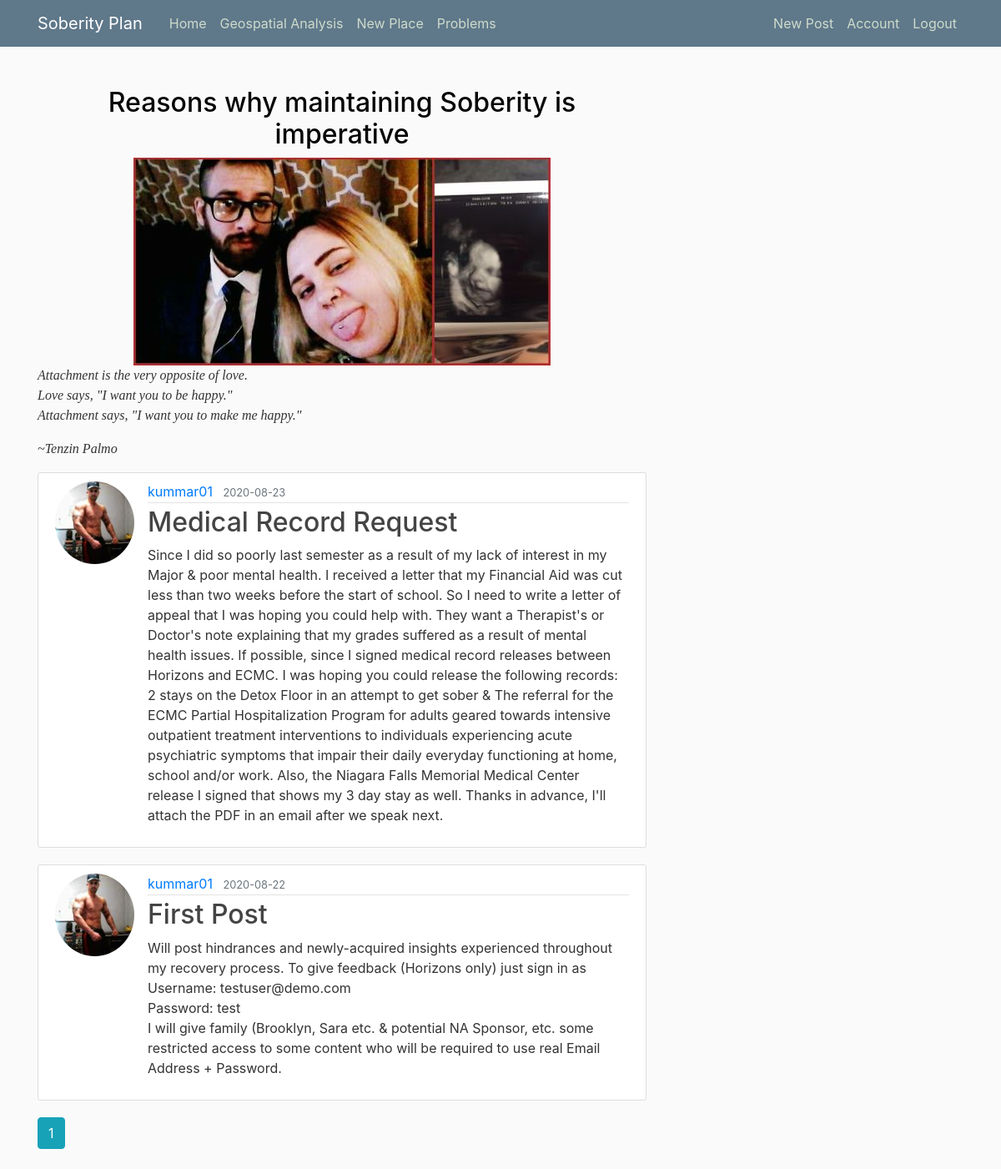
Screenshot of /home (signed in) with the database file from the repository.
### flaskblog/models.py (models this page shows, shortened)
class Post(db.Model):
    id = db.Column(db.Integer, primary_key=True)
    title = db.Column(db.String(100), nullable=False)
    date_posted = db.Column(db.DateTime, nullable=False, default=datetime.utcnow)
    content = db.Column(db.Text, nullable=False)
    user_id = db.Column(db.Integer, db.ForeignKey('user.id'), nullable=False)

class User(db.Model, UserMixin):
    id = db.Column(db.Integer, primary_key=True)
    username = db.Column(db.String(20), unique=True, nullable=False)
    email = db.Column(db.String(120), unique=True, nullable=False)
    image_file = db.Column(db.String(20), nullable=False, default='default.jpg')
    password = db.Column(db.String(60), nullable=False)
    posts = db.relationship('Post', backref='author', lazy=True)

### flaskblog/main/routes.py (the view)
@main.route("/")
@main.route("/home")
def home():
    page = request.args.get('page', 1, type=int)
    posts = Post.query.order_by(Post.date_posted.desc()).paginate(page=page, per_page=5)
    return render_template('home.html', posts=posts)

### flaskblog/models.py (called while the page is built)
@login_manager.user_loader
def load_user(user_id):
    return User.query.get(int(user_id))

### flaskblog/templates/home.html
{% extends "layout.html" %}
{% block content %}
<center><h2>Reasons why maintaining Soberity is imperative</h2></center>
    <center><img src="/static/images/Brooklyn.jpg"alt="Family" width="500" height="249"></center>
<blockquote style="font-family:monspace">
                <p><i>Attachment is the very opposite of love.<br>
                Love says, "I want you to be happy."<br>
                Attachment says, "I want you to make me happy."<br>
                </i></p><cite>~Tenzin Palmo</cite>
</blockquote>
    {% for post in posts.items %}
<article class="media content-section">
    <img class="rounded-circle article-img" src="{{ url_for('static', filename='profile_pics/' + post.author.image_file) }}">
    <div class="media-body">
        <div class="article-metadata">
            <a class="mr-2" href="{{ url_for('users.user_posts', username=post.author.username) }}">{{ post.author.username }}</a>
            <small class="text-muted">{{ post.date_posted.strftime('%Y-%m-%d') }}</small>
        </div>
        <h2><a class="article-title" href="{{ url_for('posts.post', post_id=post.id) }}">{{ post.title }}</a></h2>
        <p class="article-content">{{ post.content }}</p>
    </div>
</article>
    {% endfor %}
    {% for page_num in posts.iter_pages(left_edge=1, right_edge=1, left_current=1, right_current=2) %}
      {% if page_num %}
        {% if posts.page == page_num %}
<a class="btn btn-info mb-4" href="{{ url_for('main.home', page=page_num) }}">{{ page_num }}</a>
        {% else %}
<a class="btn btn-outline-info mb-4" href="{{ url_for('main.home', page=page_num) }}">{{ page_num }}</a>
        {% endif %}
      {% else %}
        ...
      {% endif %}
    {% endfor %}
{% endblock content %}

### flaskblog/static/main.css (style rules this page uses)
body { background: #fafafa; color: #333333; margin-top: 5rem; }
h1, h2, h3, h4, h5, h6 { color: #050505; }
.content-section { background: #ffffff; padding: 10px 20px; border: 1px solid #dddddd; border-radius: 3px; margin-bottom: 20px; }
.article-title { color: #444444; }
.article-content { white-space: pre-line; }
.article-img { height: 99px; width: 95px; margin-right: 16px; }
.article-metadata { padding-bottom: 1px; margin-bottom: 4px; border-bottom: 1px solid #e3e3e3 }

### rows the page displays
Post: image_file (picture), author.username "kummar01", date_posted "2020-08-23", title "Medical Record Request", content "Since I did so poorly last semester as a result of my lack of interest in my Major & poor mental health. I received a letter that my Financial Aid was cut less than two weeks before the start of school. So I need to write a letter of appeal that I was hoping you could help with. They want a Therapist's or Doctor's note explaining that my grades suffered as a result of mental health issues. If possible, since I signed medical record releases between Horizons and ECMC. I was hoping you could release the following records: 2 stays on the Detox Floor in an attempt to get sober & The referral for the ECMC Partial Hospitalization Program for adults geared towards intensive outpatient treatment…"
Post: image_file (picture), author.username "kummar01", date_posted "2020-08-22", title "First Post", content "Will post hindrances and newly-acquired insights experienced throughout my recovery process. To give feedback (Horizons only) just sign in as Username: testuser@demo.com Password: test I will give family (Brooklyn, Sara etc. & potential NA Sponsor, etc. some restricted access to some content who will be required to use real Email Address + Password."

### other values shown
{{ page_num }} "1"
